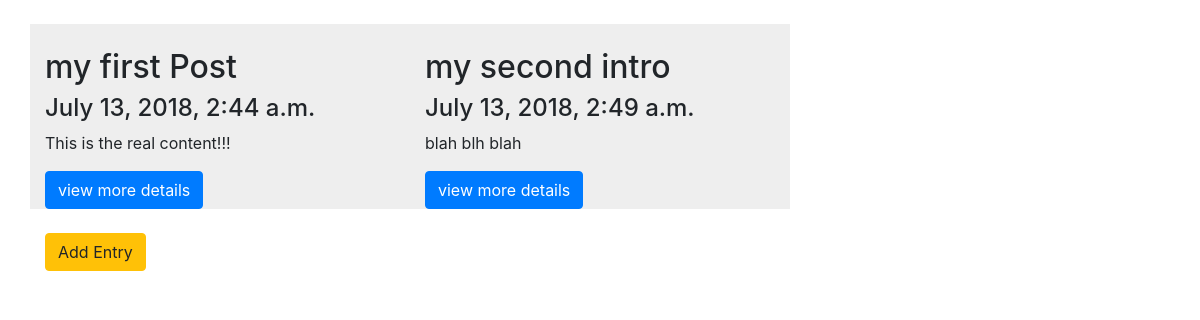
The app's page /, older data.
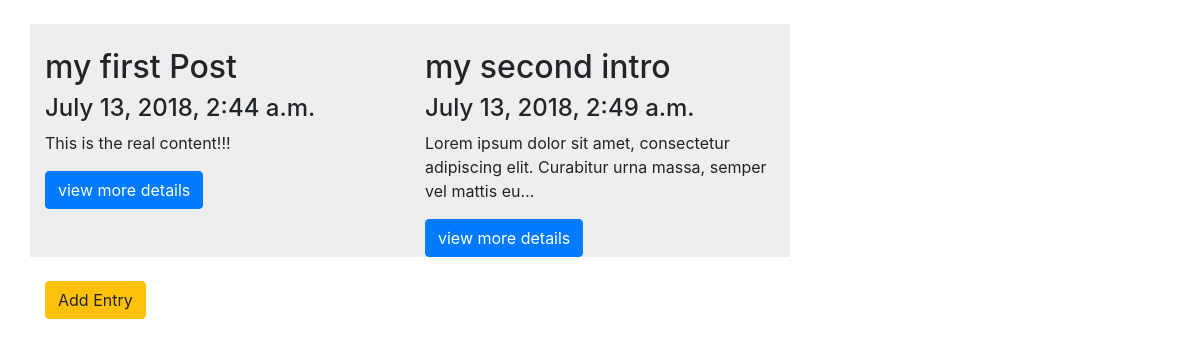
The same page, newer data.
### myapp/models.py (models this page shows, shortened)
class Entry(models.Model):
    title = models.CharField(max_length=100)
    date = models.DateTimeField()
    content = models.TextField()

### myapp/views.py (the view)
# urls.py: path('', views.index, name='index' ),
def index(request):
    entries = Entry.objects.all()
    return render(request, 'myapp/index.html', { 'entries': entries })

### myapp/templates/myapp/index.html
{% extends 'myapp/base.html' %}
{% block content %}
<div class="container">
  <br />
  <div class="row">
    {% for entry in entries %}
      {% include 'myapp/_app_entry.html' %}
    {% endfor %}
  </div>
  <br />
  <div class="row">
    <div class="col-lg-8">
      <button onClick="window.location='{% url 'add' %}'" type="button" class="btn btn-warning">Add Entry</button>
    </div>
  </div>
</div>
{% endblock %}

### myapp/templates/myapp/_app_entry.html (shortened to what this page needs)
<div class="app_entry col-lg-4">
    <h2> {{ entry.title }}</h2>
    <h4> {{ entry.date }} </h4>
    <p>
      {{ entry.content|truncatechars:100 }}
    </p>
    <button onClick="window.location='{% url 'details' pk=entry.id %}'" class="btn btn-primary">view more details</button>
</div>

Row changes from the older to the newer data that the page shows:
changed Entry "my second intro": content "blah blh blah" → "Lorem ipsum dolor sit amet, consectetur adipiscing elit. Curabitur urna massa, semper vel mattis eu…"
